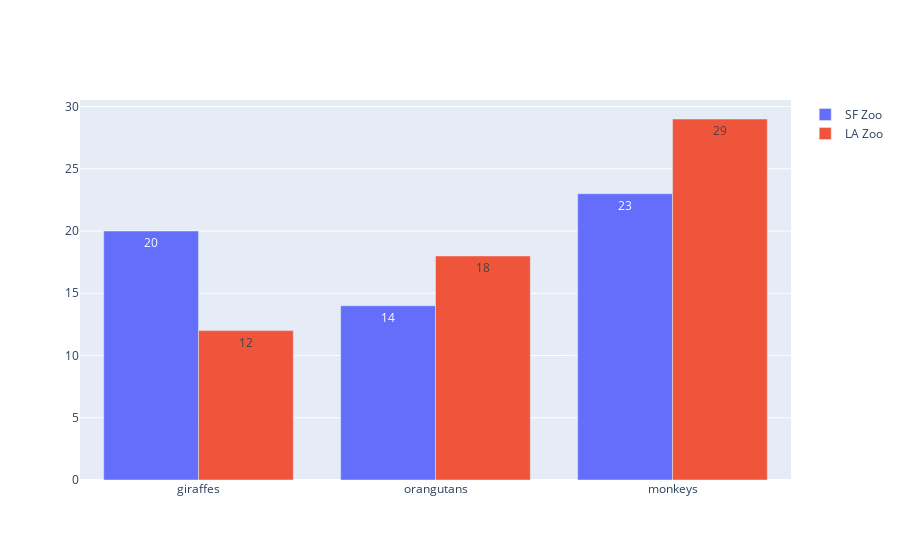

Source (notebook cell):
### Code cell
import plotly.graph_objects as go
animals=['giraffes', 'orangutans', 'monkeys']

fig = go.Figure(data=[
    go.Bar(name='SF Zoo', x=animals, y=[20, 14, 23], text=[20, 14, 23], textposition='auto'),
    go.Bar(name='LA Zoo', x=animals, y=[12, 18, 29], text=[12, 18, 29], textposition='auto')
])
# Change the bar mode
fig.update_layout(barmode='group')
fig.show()

### Figure 1 — Plotly figure (JSON) as saved in the notebook; plotly's stock layout.template omitted (floating-point values rounded to 4 significant figures)
{"data": [{"name": "SF Zoo", "text": ["20", "14", "23"], "textposition": "auto", "type": "bar", "x": ["giraffes", "orangutans", "monkeys"], "y": [20, 14, 23]}, {"name": "LA Zoo", "text": ["12", "18", "29"], "textposition": "auto", "type": "bar", "x": ["giraffes", "orangutans", "monkeys"], "y": [12, 18, 29]}], "layout": {"barmode": "group"}}
